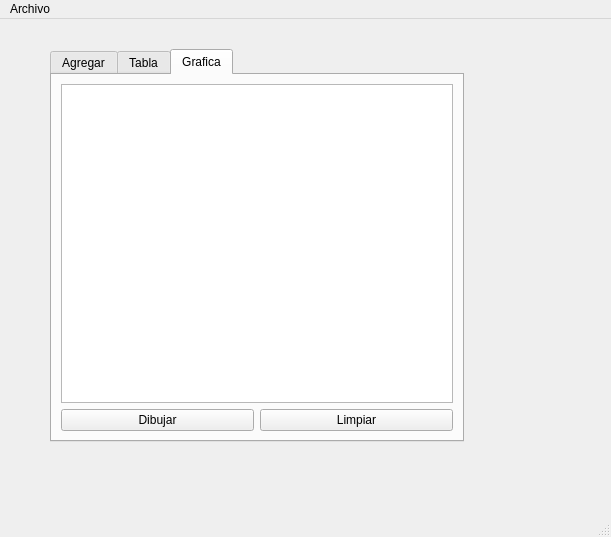
<?xml version="1.0" encoding="UTF-8"?>
<ui version="4.0">
 <class>MainWindow</class>
 <widget class="QMainWindow" name="MainWindow">
  <property name="geometry">
   <rect>
    <x>0</x>
    <y>0</y>
    <width>611</width>
    <height>537</height>
   </rect>
  </property>
  <property name="windowTitle">
   <string>MainWindow</string>
  </property>
  <widget class="QWidget" name="centralwidget">
   <widget class="QTabWidget" name="grafica">
    <property name="geometry">
     <rect>
      <x>50</x>
      <y>30</y>
      <width>414</width>
      <height>393</height>
     </rect>
    </property>
    <property name="currentIndex">
     <number>2</number>
    </property>
    <widget class="QWidget" name="tap">
     <attribute name="title">
      <string>Agregar</string>
     </attribute>
     <layout class="QGridLayout" name="gridLayout">
      <item row="0" column="0">
       <widget class="QGroupBox" name="groupBox">
        <property name="title">
         <string>PARTICULAS</string>
        </property>
        <layout class="QGridLayout" name="gridLayout_2">
         <item row="0" column="0">
          <widget class="QLabel" name="label">
           <property name="text">
            <string>ID</string>
           </property>
          </widget>
         </item>
         <item row="0" column="1">
          <widget class="QSpinBox" name="ID_spinBox"/>
         </item>
         <item row="1" column="0">
          <widget class="QLabel" name="label_2">
           <property name="text">
            <string>ORIGEN X</string>
           </property>
          </widget>
         </item>
         <item row="1" column="1">
          <widget class="QSpinBox" name="ORIGEN_X_spinBox"/>
         </item>
         <item row="2" column="0">
          <widget class="QLabel" name="label_3">
           <property name="text">
            <string>ORIGEN Y</string>
           </property>
          </widget>
         </item>
         <item row="2" column="1">
          <widget class="QSpinBox" name="ORIGEN_Y_spinBox"/>
         </item>
         <item row="3" column="0">
          <widget class="QLabel" name="x_label">
           <property name="text">
            <string>DESTINO X</string>
           </property>
          </widget>
         </item>
         <item row="3" column="1">
          <widget class="QSpinBox" name="x_spinBox">
           <property name="maximum">
            <number>500</number>
           </property>
          </widget>
         </item>
         <item row="4" column="0">
          <widget class="QLabel" name="y_label">
           <property name="text">
            <string>DESTINO Y</string>
           </property>
          </widget>
         </item>
         <item row="4" column="1">
          <widget class="QSpinBox" name="y_spinBox">
           <property name="maximum">
            <number>500</number>
           </property>
          </widget>
         </item>
         <item row="5" column="0">
          <widget class="QLabel" name="velocidad_label">
           <property name="text">
            <string>VELOCIDAD</string>
           </property>
          </widget>
         </item>
         <item row="5" column="1">
          <widget class="QSpinBox" name="velocidad_spinBox">
           <property name="maximum">
            <number>1000</number>
           </property>
          </widget>
         </item>
         <item row="6" column="0">
          <widget class="QLabel" name="rojo_label">
           <property name="text">
            <string>ROJO</string>
           </property>
          </widget>
         </item>
         <item row="6" column="1">
          <widget class="QSpinBox" name="rojo_spinBox">
           <property name="maximum">
            <number>255</number>
           </property>
          </widget>
         </item>
         <item row="7" column="0">
          <widget class="QLabel" name="verde_label">
           <property name="text">
            <string>VERDE</string>
           </property>
          </widget>
         </item>
         <item row="7" column="1">
          <widget class="QSpinBox" name="verde_spinBox"/>
         </item>
         <item row="8" column="0">
          <widget class="QLabel" name="azul_label">
           <property name="text">
            <string>AZUL</string>
           </property>
          </widget>
         </item>
         <item row="8" column="1">
          <widget class="QSpinBox" name="azul_spinBox"/>
         </item>
         <item row="9" column="0" colspan="2">
          <widget class="QPushButton" name="FINAL_pushButton">
           <property name="text">
            <string>AGREGAR AL FINAL</string>
           </property>
          </widget>
         </item>
         <item row="10" column="0" colspan="2">
          <widget class="QPushButton" name="inicio_pushButton">
           <property name="text">
            <string>AGREGAR AL INICIO</string>
           </property>
          </widget>
         </item>
         <item row="11" column="0" colspan="2">
          <widget class="QPushButton" name="mostrar_pushButton">
           <property name="text">
            <string>MOSTRAR</string>
           </property>
          </widget>
         </item>
        </layout>
       </widget>
      </item>
      <item row="0" column="1">
       <widget class="QPlainTextEdit" name="salida"/>
      </item>
     </layout>
    </widget>
    <widget class="QWidget" name="tab_2">
     <attribute name="title">
      <string>Tabla</string>
     </attribute>
     <layout class="QGridLayout" name="gridLayout_3">
      <item row="0" column="0" colspan="3">
       <widget class="QTableWidget" name="tableWidget"/>
      </item>
      <item row="1" column="0">
       <widget class="QLineEdit" name="Buscar_lineEdit">
        <property name="placeholderText">
         <string>ID</string>
        </property>
       </widget>
      </item>
      <item row="1" column="1">
       <widget class="QPushButton" name="buscar_pushButton">
        <property name="text">
         <string>Buscar</string>
        </property>
       </widget>
      </item>
      <item row="1" column="2">
       <widget class="QPushButton" name="mostrar_tabla_pushButton">
        <property name="text">
         <string>Mostrar</string>
        </property>
       </widget>
      </item>
     </layout>
    </widget>
    <widget class="QWidget" name="tab">
     <attribute name="title">
      <string>Grafica</string>
     </attribute>
     <layout class="QGridLayout" name="gridLayout_4">
      <item row="0" column="0" colspan="2">
       <widget class="QGraphicsView" name="graphicsView"/>
      </item>
      <item row="1" column="0">
       <widget class="QPushButton" name="Dibujar">
        <property name="text">
         <string>Dibujar</string>
        </property>
       </widget>
      </item>
      <item row="1" column="1">
       <widget class="QPushButton" name="limpiar">
        <property name="text">
         <string>Limpiar</string>
        </property>
       </widget>
      </item>
     </layout>
    </widget>
   </widget>
  </widget>
  <widget class="QMenuBar" name="menubar">
   <property name="geometry">
    <rect>
     <x>0</x>
     <y>0</y>
     <width>611</width>
     <height>21</height>
    </rect>
   </property>
   <widget class="QMenu" name="menuArchivo">
    <property name="title">
     <string>Archivo</string>
    </property>
    <addaction name="actionAbrir"/>
    <addaction name="actionGuardar"/>
   </widget>
   <addaction name="menuArchivo"/>
  </widget>
  <widget class="QStatusBar" name="statusbar"/>
  <action name="actionAbrir">
   <property name="text">
    <string>Abrir</string>
   </property>
   <property name="shortcut">
    <string>Ctrl+O</string>
   </property>
  </action>
  <action name="actionGuardar">
   <property name="text">
    <string>Guardar</string>
   </property>
   <property name="shortcut">
    <string>Ctrl+S</string>
   </property>
  </action>
 </widget>
 <resources/>
 <connections/>
</ui>
